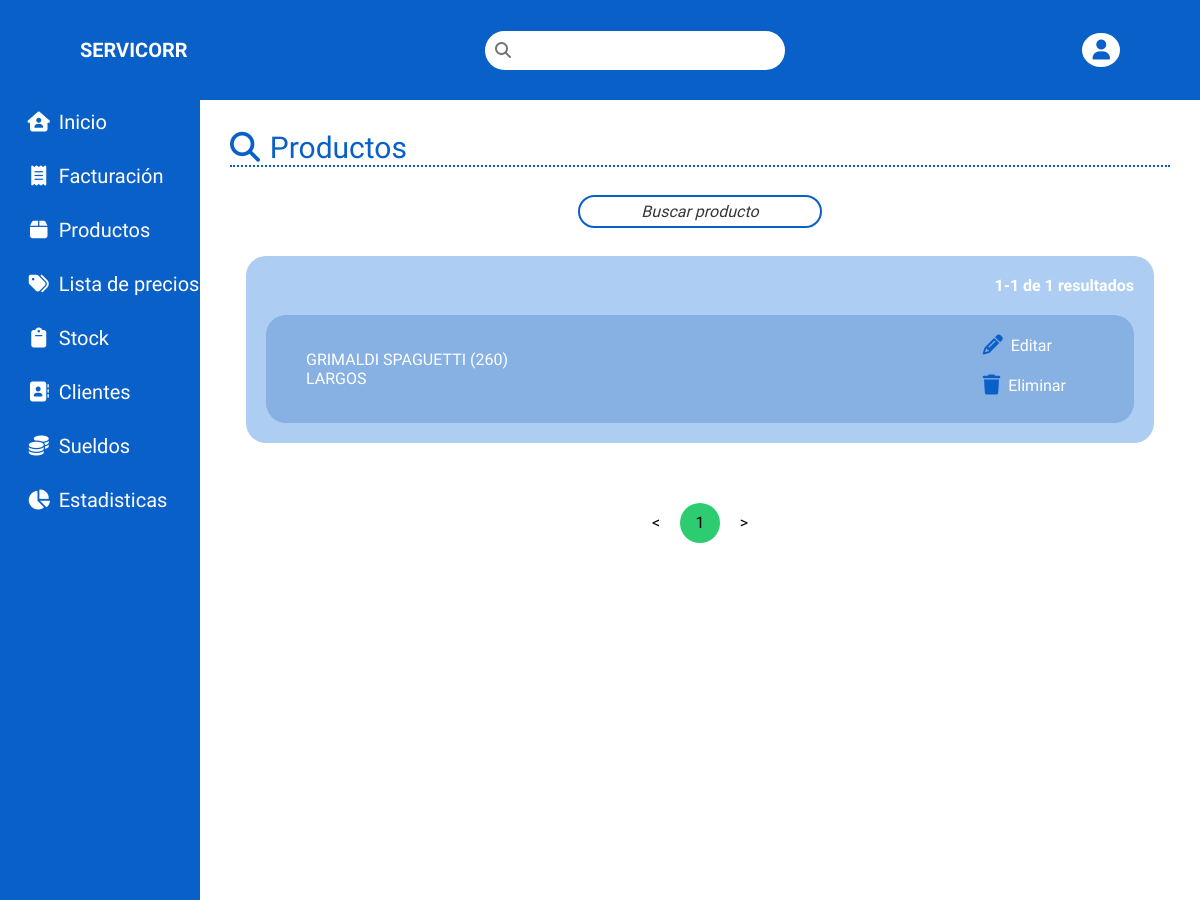
Screenshot of /verproductos.php?pagina=1 (signed in) with the database file from the repository.
### tables this page shows
CREATE TABLE `products` (
  `id` int(11) NOT NULL,
  `cod` int(11) NOT NULL,
  `name` varchar(255) NOT NULL,
  `brand` int(11) NOT NULL,
  `category` int(11) NOT NULL
);

CREATE TABLE `brands` (
  `id` int(11) NOT NULL,
  `name` varchar(255) NOT NULL
);

CREATE TABLE `categories` (
  `id` int(11) NOT NULL,
  `name` varchar(255) NOT NULL
);

### verproductos.php (the view, shortened to what this page needs)
<?php include 'header.php'?>
<?php
    $sentencia = $connect->prepare("SELECT * FROM `products`") or die('query failed');
    $sentencia->execute();
    $consultasXpagina = 25;
    $consultasTotales = $sentencia->rowCount();
    $paginas = $consultasTotales/$consultasXpagina;
    $paginas = ceil($paginas);
    if(!$_GET ||$_GET["pagina"]<1){header('Location:verproductos.php?pagina=1');}elseif($_GET['pagina']>$paginas){header('Location:verproductos.php?pagina=1');}?>
        <main class="main" id="main">
            <div class="main__container">
                <div class="main__container__top">
                    <div class="main__title"><i class="fa-solid fa-magnifying-glass main__h1--emoji"></i><h1 class="main__h1">Productos</h1></div>
                </div>
                <div class="main__decoration"></div>
                    <div class="main__perfil">
                        <div class="main__perfil__container">
                            <div class="form__bloque__content content">
                                <input type="text" class="form__text content__text" placeholder="Buscar producto" name="buscadorclientes" id="buscadorproductos2" autocomplete="off">
                            </div>
                            <ul class="propiedades__ul" id="listaProductos">
                            <?php
                                $inicioConsultasXpagina = ($_GET['pagina'] - 1)*$consultasXpagina;
                                $sentencia = $connect->prepare("SELECT p.id, p.name, p.cod, b.name AS b_name, c.name AS c_name FROM products p
                                LEFT JOIN brands b ON  p.brand =b.id
                                LEFT JOIN categories c ON  p.category =c.id
                                LIMIT $inicioConsultasXpagina,$consultasXpagina") or die('query failed');
                                $sentencia->execute();
                                $rows = $sentencia->fetchAll();
                                $consultasTotalesActuales = $sentencia->rowCount();
                                echo  '<span class="resultados">';if(($inicioConsultasXpagina + $consultasTotalesActuales) > 0){echo ($inicioConsultasXpagina + 1);}else{echo 0;}; echo'-'.($inicioConsultasXpagina + $consultasTotalesActuales). ' de '. $consultasTotales. ' resultados'.'</span>';
                                foreach($rows as $row){
                                    $id = $row['id'];
                                    $nombre = $row['name'];
                                    $cod = $row['cod'];
                                    $marca = $row['b_name'];
                                    $categoria = $row['c_name'];
                                ?>
                                <li class="propiedades__li" id="li<?php echo $id?>">
                                    <div class="propiedades__nombre-detalles-precio">
                                        <span class="propiedades__nombre"><?php echo $marca.' '.$nombre.' ('.$cod.')';?></span>
                                        <span class="propiedades__precio"><?php echo $categoria;?></span>
                                    </div>
                                    <div class="consultas__bloque consultas__bloque--edit-search-reload">
                                        <div class="consultas__bloque__content consultas__edit-search-reload">
                                            <a class="consultas__edit-search-reload__content" href="admineditar.php?page=usuario&id=<?php echo $id?>"><i class="consultas__accion fa-solid fa-pencil"></i><span>Editar</span></a>
                                            <a onclick="if(confirm('¿Seguro que quieres eliminar este contacto?')) delUser(<?php echo $id?>)" class="consultas__edit-search-reload__content"><i class="consultas__accion fa-solid fa-trash"></i><span>Eliminar</span></a>
                                        </div>
                                    </div>
                                </li>
                                <?php };?>
                            </ul>
                    </div>
                </div>
                <div class="pagination">
                    <ul>
                        <a class="<?php if ($_GET['pagina']<=1){echo 'is-disabled';}?>" href="verproductos.php?pagina=<?php echo $_GET["pagina"]-1?>"><li><</li></a>
				        <?php for($i=0;$i<$paginas;$i++):?>
                        <a class="<?php if ($_GET['pagina']==$i+1){echo 'is-active';}?>" href="verproductos.php?pagina=<?php echo $i+1?>"><li><?php echo $i+1?></li></a>
				        <?php endfor ?>
                        <a class="<?php if ($_GET['pagina']>=$paginas){echo 'is-disabled';}?>" href="verproductos.php?pagina=<?php echo $_GET["pagina"]+1?>"><li>></li></a>
                    </ul>
                </div>
            </div>
        </main>
<?php include 'sidebar.php';?>
    </div>
</body>
</html>

### header.php (shortened to what this page needs)
<!DOCTYPE html>
<html lang="en">
<head>
    <link rel="stylesheet" href="css/global.css?<?php echo servicorrVersion;?>">
    <link rel="stylesheet" href="css/<?php echo (basename($_SERVER['PHP_SELF'], ".php"))?>.css?<?php echo servicorrVersion;?>">
</head>
<body>
    <div class="body__container">
        <header class="header">
            <div class="header__container">
                <div class="header__logo">
                    <h2>SERVICORR</h2>
                </div>
                <form action="" method="POST" class="header__form" autocomplete="off">
                    <input class="header__form__input header__search" name="campo" placeholder="&#XF002" id="campo" type="text">
                </form>
                <nav class="header__nav" id="header__nav">
                    <ul class="header__ul">
                        <li class="header__li header__li-user ">
                        <span class="header__span"><i class="fa-solid fa-user"></i></span>
                        </li>
                    </ul>
                </nav>
            </div>
        </header>

### sidebar.php
<div class="sidebar" id="sidebar">
    <nav class="sidebar__nav">
        <ul class="sidebar__ul">
            <li onclick="window.location.href = 'index.php';" class="sidebar__li <?php if(basename($_SERVER['PHP_SELF']) == "index.php"){ echo "sidebar__li--active";}?>"><a href="index.php" class="sidebar__a"><i class="fa-solid fa-home-user sidebar__emoji"></i>Inicio</a></li>
            <li onclick="window.location.href = 'facturacion.php';" class="sidebar__li <?php if(basename($_SERVER['PHP_SELF']) == "facturacion.php"){ echo "sidebar__li--active";}?>"><a href="facturacion.php" class="sidebar__a"><i class="fa-solid fa-receipt sidebar__emoji"></i>Facturación</a></li>
            <li onclick="window.location.href = 'productos.php';" class="sidebar__li <?php if(basename($_SERVER['PHP_SELF']) == "productos.php"){ echo "sidebar__li--active";}?>"><a href="productos.php" class="sidebar__a"><i class="fa-solid fa-box sidebar__emoji"></i>Productos</a></li>
            <li onclick="window.location.href = 'listaprecios.php';" class="sidebar__li <?php if(basename($_SERVER['PHP_SELF']) == "listaprecios.php"){ echo "sidebar__li--active";}?>"><a href="listaprecios.php" class="sidebar__a"><i class="fa-solid fa-tags sidebar__emoji"></i>Lista de precios</a></li>
            <li onclick="window.location.href = 'stock.php';" class="sidebar__li <?php if(basename($_SERVER['PHP_SELF']) == "stock.php"){ echo "sidebar__li--active";}?>"><a href="stock.php" class="sidebar__a"><i class="fa-solid fa-clipboard sidebar__emoji"></i>Stock</a></li>
            <li onclick="window.location.href = 'clientes.php';" class="sidebar__li <?php if(basename($_SERVER['PHP_SELF']) == "clientes.php"){ echo "sidebar__li--active";}?>"><a href="clientes.php" class="sidebar__a"><i class="fa-solid fa-address-book sidebar__emoji"></i>Clientes</a></li>
            <li onclick="window.location.href = 'estadisticas.php';" class="sidebar__li <?php if(basename($_SERVER['PHP_SELF']) == "sueldos.php"){ echo "sidebar__li--active";}?>"><a href="sueldos.php" class="sidebar__a"><i class="fa-solid fa-coins sidebar__emoji"></i>Sueldos</a></li>
            <li onclick="window.location.href = 'estadisticas.php';" class="sidebar__li <?php if(basename($_SERVER['PHP_SELF']) == "estadisticas.php"){ echo "sidebar__li--active";}?>"><a href="estadisticas.php" class="sidebar__a"><i class="fa-solid fa-chart-pie sidebar__emoji"></i>Estadisticas</a></li>
        </ul>
    </nav>
</div>

### css/global.css (style rules this page uses)
*, *::before, *::after { box-sizing: border-box; }
* { margin: 0; padding: 0; font: inherit; color: black; }
html { color-scheme: dark light; }
body { min-height: 100vh; }
:root { --color-principal-scrollbar:#09c867; --color-secundario-scrollbar:#0960c8; --color-body-selection:#09c867; --color-principal-header:#0960c8 ; --color-secundario-header:white; --color-terciario-header:#09c867; --color-principal-sidebar:#0960c8; --color-secundario-sidebar:white; --color-terciario-sidebar:#09c867; --body-color: #aecdf3; --body-select-hover-checked:#09c86881; --color-principal-main:#0960c8; --color-secundario-main:#09c867; --color-terciario-main:white; }
body { min-height: 100vh; font-family: 'Nunito Sans', sans-serif; margin: 0 auto; }
.body__container { overflow-x: hidden; background-color: var(--body-color); min-height: 100vh; }
ul { list-style: none; }
a { text-decoration: none; }
.form__text::placeholder, .tareas__search::placeholder { color: rgba(0, 0, 0, 0.788); font-style: italic; }
.header { width: 100%; height: 6.25em; background-color: var(--color-principal-header); position: fixed; top: 0; right: 0; z-index: 999; }
.header__container { height: 100%; display: flex; justify-content: space-between; align-items: center; align-content: center; margin: 0 auto; padding: 0 5em; }
.header__logo { cursor: pointer; user-select: none; }
.header__logo h2 { font-size: 1.25em; color: var(--color-secundario-sidebar); text-align: center; font-weight: bold; }
.header__form { width: 18.75em; }
.header__search { border: 0; background-color: var(--color-secundario-header); padding: 0.625em; border-radius: 3.125em; text-align: start; width: 100%; color: var(--color-principal-header); }
.header__search::placeholder { font-family: "Font Awesome 6 Free"; font-weight: 900; }
.header__ul { display: flex; gap: 2.5em; align-items: center; }
.header__li { background-color: var(--color-secundario-header); padding: 0.313em 0.625em; border-radius: 50%; position: relative; }
.header__a, .header__span { color: var(--color-principal-header); font-size: 1.25em; cursor: pointer; }
.header__span i { color: var(--color-principal-header); }
.sidebar { width: 12.5em; position: fixed; background-color: var(--color-principal-sidebar) ; top: 6.25em; height: 100%; display: flex; flex-direction: column; justify-content: flex-start; z-index: 998; }
.sidebar__li { margin-bottom:0.625em; padding: 0.625em 0; }
.sidebar__a { color: var(--color-secundario-sidebar); font-size: 1.25em; margin-left: 10%; }
.sidebar__emoji { margin-right: 0.063em; justify-content: center; align-items: center; text-align: center; display: inline-block; width: 1.875em; color: white; }
.main { padding: 6.25em 0 0 12.5em; }
.main__container { min-height: 100vh; padding: 3%; background-color:white; overflow: auto; }
.main__decoration { content: ''; width: 100%; border-top: 0.125em dotted var(--color-principal-main); }

### rows the page displays
products: brands.name "GRIMALDI", name "SPAGUETTI", cod "260", categories.name "LARGOS"

### other values shown
$inicioConsultasXpagina + 1 "1"
$inicioConsultasXpagina + $consultasTotalesActuales "1"
$consultasTotales "1"
